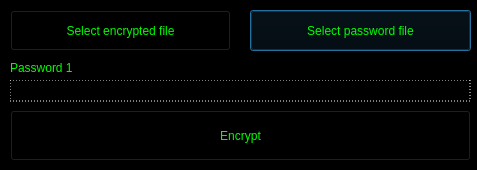
<?xml version="1.0" encoding="UTF-8"?>
<ui version="4.0">
 <class>decrypt_dialog</class>
 <widget class="QDialog" name="decrypt_dialog">
  <property name="geometry">
   <rect>
    <x>0</x>
    <y>0</y>
    <width>477</width>
    <height>170</height>
   </rect>
  </property>
  <property name="windowTitle">
   <string>Dialog</string>
  </property>
  <property name="styleSheet">
   <string notr="true">QPushButton{
	
	background-color: rgb(0, 0, 0);
	color: rgb(0, 255, 0);


}




QLabel{
	color: rgb(0, 255, 0);
}


QWidget#decrypt_dialog{
	background-color: rgb(0, 0, 0);
}

QPushButton:hover{
	border: 1px solid rgb(0, 255, 0);
}

QPushButton:pressed{
	
	background-color: rgb(130, 130, 130);
}

QLineEdit{
	
	background-color: rgb(0, 0, 0);
	border: 1px dashed rgb(255, 255, 255);
	color: rgb(0, 255, 0);
	
}

QLineEdit:hover{
	border: 1px solid rgb(255, 255, 255);
}


QListWidget{
	color: rgb(0, 255, 0);
	background-color: rgb(0, 0, 0);
	font: 8pt &quot;Segoe Print&quot;;
	border: 1px dashed rgb(255, 255, 255);

}

</string>
  </property>
  <widget class="QPushButton" name="pushButton">
   <property name="geometry">
    <rect>
     <x>250</x>
     <y>10</y>
     <width>221</width>
     <height>41</height>
    </rect>
   </property>
   <property name="styleSheet">
    <string notr="true">font: 8pt &quot;Segoe Print&quot;;</string>
   </property>
   <property name="text">
    <string>Select password file</string>
   </property>
  </widget>
  <widget class="QPushButton" name="pushButton_2">
   <property name="geometry">
    <rect>
     <x>10</x>
     <y>10</y>
     <width>221</width>
     <height>41</height>
    </rect>
   </property>
   <property name="styleSheet">
    <string notr="true">font: 8pt &quot;Segoe Print&quot;;</string>
   </property>
   <property name="text">
    <string>Select encrypted file</string>
   </property>
  </widget>
  <widget class="QLineEdit" name="lineEdit">
   <property name="geometry">
    <rect>
     <x>10</x>
     <y>80</y>
     <width>461</width>
     <height>22</height>
    </rect>
   </property>
  </widget>
  <widget class="QLabel" name="label">
   <property name="geometry">
    <rect>
     <x>10</x>
     <y>60</y>
     <width>81</width>
     <height>16</height>
    </rect>
   </property>
   <property name="styleSheet">
    <string notr="true">font: 8pt &quot;Segoe Print&quot;;</string>
   </property>
   <property name="text">
    <string>Password 1</string>
   </property>
  </widget>
  <widget class="QPushButton" name="btn_encrypt">
   <property name="geometry">
    <rect>
     <x>10</x>
     <y>110</y>
     <width>461</width>
     <height>51</height>
    </rect>
   </property>
   <property name="styleSheet">
    <string notr="true">font: 8pt &quot;Segoe Print&quot;;</string>
   </property>
   <property name="text">
    <string>Encrypt</string>
   </property>
  </widget>
 </widget>
 <resources/>
 <connections/>
</ui>
